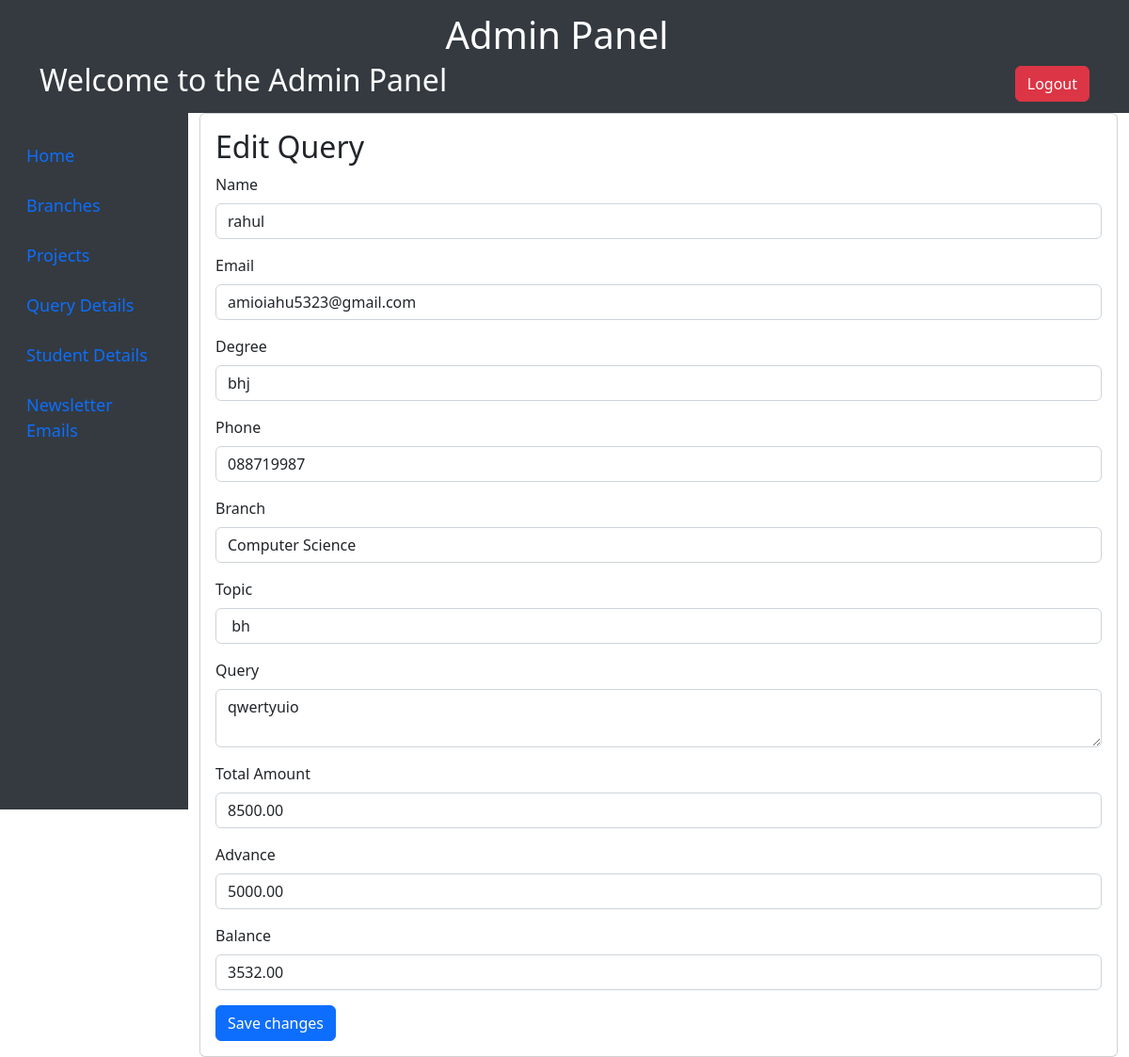
/dashboard/edit_query/44, run on the app's committed database.
### form/models.py (models this page shows, shortened)
class Register(models.Model):
    name = models.CharField(max_length=50)
    email = models.EmailField(max_length=50)
    degree = models.CharField(max_length=30, null=True)
    phone = models.CharField(max_length=15)
    branch = models.CharField(max_length=20)
    topic = models.CharField(max_length=50)
    query = models.CharField(max_length=150)
    total_amount = models.DecimalField(max_digits=10, decimal_places=2, default=0)
    advance = models.DecimalField(max_digits=10, decimal_places=2, default=0)
    balance = models.DecimalField(max_digits=10, decimal_places=2, default=0)

### innovation/views.py (the view, shortened to what this page needs)
# urls.py: path('dashboard/edit_query/<int:pk>', views.editquery, name='edit_query'),
def editquery(request, pk):
    item = get_object_or_404(Register, pk=pk)
    return render(request, 'edit_query.html', {'item': item})

### templates/edit_query.html (shortened to what this page needs)
{% extends "adminbase.html" %}
{% block adminpage %}
<div class="row">
    <div class="col">
        <div class="card card-3d">
            <div class="card-body">
                <h2 class="card-title">Edit Query</h2>
                <form method="post" action="{% url 'edit_query' pk=item.pk %}">
                    <div class="mb-3">
                        <label for="name" class="form-label">Name</label>
                        <input type="text" class="form-control input-3d" id="name" name="name" value="{{ item.name }}" required>
                    </div>
                    <div class="mb-3">
                        <label for="email" class="form-label">Email</label>
                        <input type="email" class="form-control input-3d" id="email" name="email" value="{{ item.email }}" required>
                    </div>
                    <div class="mb-3">
                        <label for="degree" class="form-label">Degree</label>
                        <input type="text" class="form-control input-3d" id="degree" name="degree" value="{{ item.degree }}" required>
                    </div>
                    <div class="mb-3">
                        <label for="phone" class="form-label">Phone</label>
                        <input type="tel" class="form-control input-3d" id="phone" name="phone" value="{{ item.phone }}" required>
                    </div>
                    <div class="mb-3">
                        <label for="branch" class="form-label">Branch</label>
                        <input type="text" class="form-control input-3d" id="branch" name="branch" value="{{ item.branch }}" required>
                    </div>
                    <div class="mb-3">
                        <label for="topic" class="form-label">Topic</label>
                        <input type="text" class="form-control input-3d" id="topic" name="topic" value="{{ item.topic }}" required>
                    </div>
                    <div class="mb-3">
                        <label for="query" class="form-label">Query</label>
                        <textarea class="form-control input-3d" id="query" name="query" required>{{ item.query }}</textarea>
                    </div>
                    <div class="mb-3">
                        <label for="total_amount" class="form-label">Total Amount</label>
                        <input type="text" class="form-control input-3d" id="total_amount" name="total_amount" value="{{ item.total_amount }}" required>
                    </div>
                    <div class="mb-3">
                        <label for="advance" class="form-label">Advance</label>
                        <input type="text" class="form-control input-3d" id="advance" name="advance" value="{{ item.advance }}" required>
                    </div>
                    <div class="mb-3">
                        <label for="balance" class="form-label">Balance</label>
                        <input type="text" class="form-control input-3d" id="balance" name="balance" value="{{ item.balance }}" required>
                    </div>
                    <button type="submit" class="btn btn-primary btn-block btn-3d">Save changes</button>
                </form>
            </div>
        </div>
    </div>
</div>
{% endblock adminpage %}

### data on the page
Register: name "rahul", email "amioiahu5323@gmail.com", degree "bhj", phone "088719987", branch "Computer Science", topic "bh", query "qwertyuio", total_amount "8500.00", advance "5000.00", balance "3532.00"
